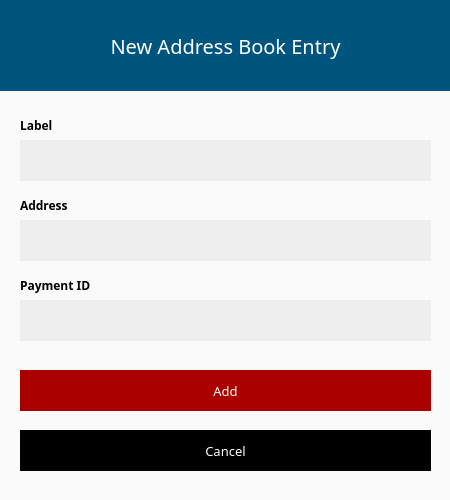
<?xml version="1.0" encoding="UTF-8"?>
<ui version="4.0">
 <class>NewAddressDialog</class>
 <widget class="QDialog" name="NewAddressDialog">
  <property name="geometry">
   <rect>
    <x>0</x>
    <y>0</y>
    <width>450</width>
    <height>500</height>
   </rect>
  </property>
  <property name="windowTitle">
   <string>New address</string>
  </property>
  <property name="styleSheet">
   <string notr="true">background-color: #111;
color: #aaa;
border: 0px;</string>
  </property>
  <layout class="QGridLayout" name="gridLayout">
   <property name="leftMargin">
    <number>0</number>
   </property>
   <property name="topMargin">
    <number>0</number>
   </property>
   <property name="rightMargin">
    <number>0</number>
   </property>
   <property name="bottomMargin">
    <number>0</number>
   </property>
   <item row="0" column="0" colspan="2">
    <widget class="QGroupBox" name="groupBox">
     <property name="styleSheet">
      <string notr="true">border: 0px;
color: rgb(0, 0, 0);
background-color: rgb(250, 250, 250);
font-family: Poppins;</string>
     </property>
     <property name="title">
      <string/>
     </property>
     <widget class="QLabel" name="label_4">
      <property name="geometry">
       <rect>
        <x>0</x>
        <y>0</y>
        <width>451</width>
        <height>91</height>
       </rect>
      </property>
      <property name="font">
       <font>
        <family>Poppins</family>
        <pointsize>-1</pointsize>
       </font>
      </property>
      <property name="styleSheet">
       <string notr="true">color: rgb(255, 255, 255);
background-color: rgb(0, 85, 127);
font-size: 20px;
font-family: Poppins;</string>
      </property>
      <property name="text">
       <string>New Address Book Entry</string>
      </property>
      <property name="alignment">
       <set>Qt::AlignCenter</set>
      </property>
     </widget>
     <widget class="QLabel" name="label">
      <property name="geometry">
       <rect>
        <x>20</x>
        <y>110</y>
        <width>101</width>
        <height>31</height>
       </rect>
      </property>
      <property name="sizePolicy">
       <sizepolicy hsizetype="Maximum" vsizetype="Preferred">
        <horstretch>0</horstretch>
        <verstretch>0</verstretch>
       </sizepolicy>
      </property>
      <property name="minimumSize">
       <size>
        <width>0</width>
        <height>25</height>
       </size>
      </property>
      <property name="font">
       <font>
        <family>Poppins</family>
        <pointsize>9</pointsize>
       </font>
      </property>
      <property name="styleSheet">
       <string notr="true">color: rgb(0, 0, 0);</string>
      </property>
      <property name="text">
       <string>&lt;html&gt;&lt;head/&gt;&lt;body&gt;&lt;p&gt;&lt;span style=&quot; font-weight:600;&quot;&gt;Label&lt;/span&gt;&lt;/p&gt;&lt;/body&gt;&lt;/html&gt;</string>
      </property>
     </widget>
     <widget class="QLineEdit" name="m_labelEdit">
      <property name="geometry">
       <rect>
        <x>20</x>
        <y>140</y>
        <width>411</width>
        <height>41</height>
       </rect>
      </property>
      <property name="sizePolicy">
       <sizepolicy hsizetype="Expanding" vsizetype="Fixed">
        <horstretch>0</horstretch>
        <verstretch>0</verstretch>
       </sizepolicy>
      </property>
      <property name="minimumSize">
       <size>
        <width>0</width>
        <height>31</height>
       </size>
      </property>
      <property name="font">
       <font>
        <family>Poppins</family>
        <pointsize>-1</pointsize>
       </font>
      </property>
      <property name="styleSheet">
       <string notr="true">padding: 3px; border: 0px; 
background-color: rgb(238, 238, 238);
color: rgb(0, 0, 0);
font-size: 12px;
font-family: Poppins;</string>
      </property>
      <property name="echoMode">
       <enum>QLineEdit::Normal</enum>
      </property>
     </widget>
     <widget class="QLabel" name="label_2">
      <property name="geometry">
       <rect>
        <x>20</x>
        <y>190</y>
        <width>141</width>
        <height>31</height>
       </rect>
      </property>
      <property name="sizePolicy">
       <sizepolicy hsizetype="Maximum" vsizetype="Preferred">
        <horstretch>0</horstretch>
        <verstretch>0</verstretch>
       </sizepolicy>
      </property>
      <property name="minimumSize">
       <size>
        <width>0</width>
        <height>25</height>
       </size>
      </property>
      <property name="font">
       <font>
        <family>Poppins</family>
        <pointsize>9</pointsize>
       </font>
      </property>
      <property name="styleSheet">
       <string notr="true">color: rgb(0, 0, 0);</string>
      </property>
      <property name="text">
       <string>&lt;html&gt;&lt;head/&gt;&lt;body&gt;&lt;p&gt;&lt;span style=&quot; font-weight:600;&quot;&gt;Address&lt;/span&gt;&lt;/p&gt;&lt;/body&gt;&lt;/html&gt;</string>
      </property>
     </widget>
     <widget class="QLineEdit" name="m_addressEdit">
      <property name="geometry">
       <rect>
        <x>20</x>
        <y>220</y>
        <width>411</width>
        <height>41</height>
       </rect>
      </property>
      <property name="minimumSize">
       <size>
        <width>0</width>
        <height>31</height>
       </size>
      </property>
      <property name="font">
       <font>
        <family>Poppins</family>
        <pointsize>-1</pointsize>
       </font>
      </property>
      <property name="styleSheet">
       <string notr="true">padding: 3px; border: 0px; 
background-color: rgb(238, 238, 238);
color: rgb(0, 0, 0);
font-size: 12px;
font-family: Poppins;</string>
      </property>
      <property name="echoMode">
       <enum>QLineEdit::Normal</enum>
      </property>
     </widget>
     <widget class="QLabel" name="label_3">
      <property name="geometry">
       <rect>
        <x>20</x>
        <y>270</y>
        <width>111</width>
        <height>31</height>
       </rect>
      </property>
      <property name="font">
       <font>
        <family>Poppins</family>
        <pointsize>9</pointsize>
       </font>
      </property>
      <property name="styleSheet">
       <string notr="true">color: rgb(0, 0, 0);</string>
      </property>
      <property name="text">
       <string>&lt;html&gt;&lt;head/&gt;&lt;body&gt;&lt;p&gt;&lt;span style=&quot; font-weight:600;&quot;&gt;Payment ID&lt;/span&gt;&lt;/p&gt;&lt;/body&gt;&lt;/html&gt;</string>
      </property>
     </widget>
     <widget class="QLineEdit" name="m_paymentIdEdit">
      <property name="geometry">
       <rect>
        <x>20</x>
        <y>300</y>
        <width>411</width>
        <height>41</height>
       </rect>
      </property>
      <property name="minimumSize">
       <size>
        <width>0</width>
        <height>31</height>
       </size>
      </property>
      <property name="font">
       <font>
        <family>Poppins</family>
        <pointsize>-1</pointsize>
       </font>
      </property>
      <property name="styleSheet">
       <string notr="true">padding: 3px; border: 0px; 
background-color: rgb(238, 238, 238);
color: rgb(0, 0, 0);
font-size: 12px;
font-family: Poppins;</string>
      </property>
     </widget>
     <widget class="QPushButton" name="m_okButton">
      <property name="enabled">
       <bool>true</bool>
      </property>
      <property name="geometry">
       <rect>
        <x>20</x>
        <y>370</y>
        <width>411</width>
        <height>41</height>
       </rect>
      </property>
      <property name="minimumSize">
       <size>
        <width>125</width>
        <height>31</height>
       </size>
      </property>
      <property name="font">
       <font>
        <family>Poppins</family>
        <pointsize>-1</pointsize>
       </font>
      </property>
      <property name="cursor">
       <cursorShape>PointingHandCursor</cursorShape>
      </property>
      <property name="styleSheet">
       <string notr="true">color: rgb(255, 255, 255);
background-color: rgb(170, 0, 0);
font-size: 13px;
font-family: Poppins;</string>
      </property>
      <property name="text">
       <string>Add</string>
      </property>
      <property name="default">
       <bool>true</bool>
      </property>
     </widget>
     <widget class="QPushButton" name="m_cancelButton">
      <property name="geometry">
       <rect>
        <x>20</x>
        <y>430</y>
        <width>411</width>
        <height>41</height>
       </rect>
      </property>
      <property name="minimumSize">
       <size>
        <width>125</width>
        <height>31</height>
       </size>
      </property>
      <property name="font">
       <font>
        <family>Poppins</family>
        <pointsize>-1</pointsize>
       </font>
      </property>
      <property name="cursor">
       <cursorShape>PointingHandCursor</cursorShape>
      </property>
      <property name="styleSheet">
       <string notr="true">background-color: rgb(0, 0, 0);
color: rgb(255, 255, 255);
font-size: 13px;
font-family: Poppins;</string>
      </property>
      <property name="text">
       <string>Cancel</string>
      </property>
     </widget>
    </widget>
   </item>
  </layout>
 </widget>
 <resources/>
 <connections>
  <connection>
   <sender>m_okButton</sender>
   <signal>clicked()</signal>
   <receiver>NewAddressDialog</receiver>
   <slot>accept()</slot>
   <hints>
    <hint type="sourcelabel">
     <x>410</x>
     <y>102</y>
    </hint>
    <hint type="destinationlabel">
     <x>294</x>
     <y>63</y>
    </hint>
   </hints>
  </connection>
  <connection>
   <sender>m_cancelButton</sender>
   <signal>clicked()</signal>
   <receiver>NewAddressDialog</receiver>
   <slot>reject()</slot>
   <hints>
    <hint type="sourcelabel">
     <x>526</x>
     <y>102</y>
    </hint>
    <hint type="destinationlabel">
     <x>294</x>
     <y>63</y>
    </hint>
   </hints>
  </connection>
 </connections>
</ui>
